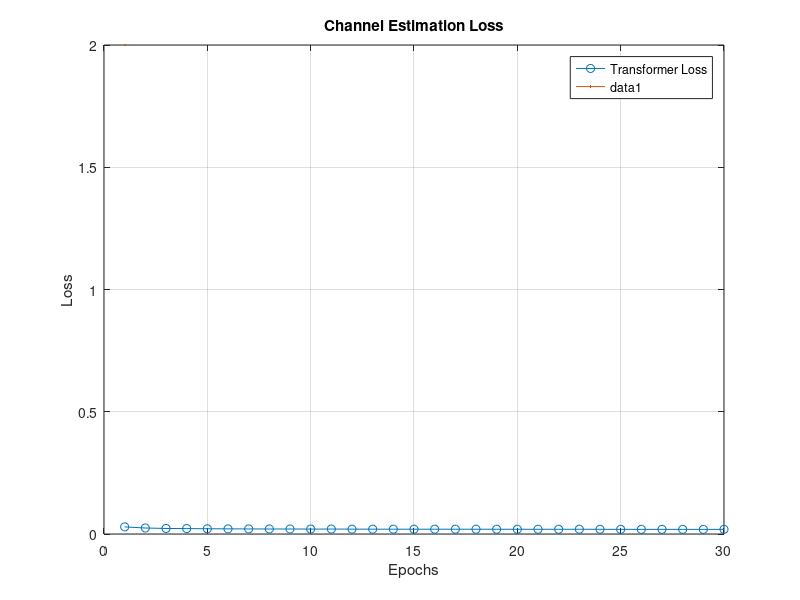

MATLAB code to generate this figure:
% Define the data
Epoch = [1,2,3,4,5,6,7,8,9,10,...
         11,12,13,14,15,16,17,18,19,20,...
         21,22,23,24,25,26,27,28,29,30];
Loss = [0.029056626327955158, 0.024540211929448868, 0.022719496528341068, ...
        0.022111688603648833, 0.021433150099611758, 0.02101313657268598, ...
        0.020748475611715715, 0.020524448903660272, 0.02045992719077095, ...
        0.020117498853248303, 0.02033584153570291, 0.01987317458549795, ...
        0.01981012327272599, 0.019711723112479332, 0.019597324065150322, ...
        0.019697576949642658, 0.019599298060991116, 0.019492696175715165, ...
        0.019459943322621655, 0.019392605242053176, 0.019343589482233452, ...
        0.01931090082553364, 0.01949232797989235, 0.019225480348725715, ...
        0.019097942681518498, 0.018996975999655226, 0.019019753032229015, ...
        0.018963129380380698, 0.018898823877603967, 0.019045308885113955];

% Plot the data
figure;
plot(Epoch, Loss, '-o', 'DisplayName','Transformer Loss', LineWidth=2);  % Label the curve
title('Channel Estimation Loss');
xlabel('Epochs');
ylabel('Loss');
grid on;

% Show the legend inside the plot
legend('Location','best');